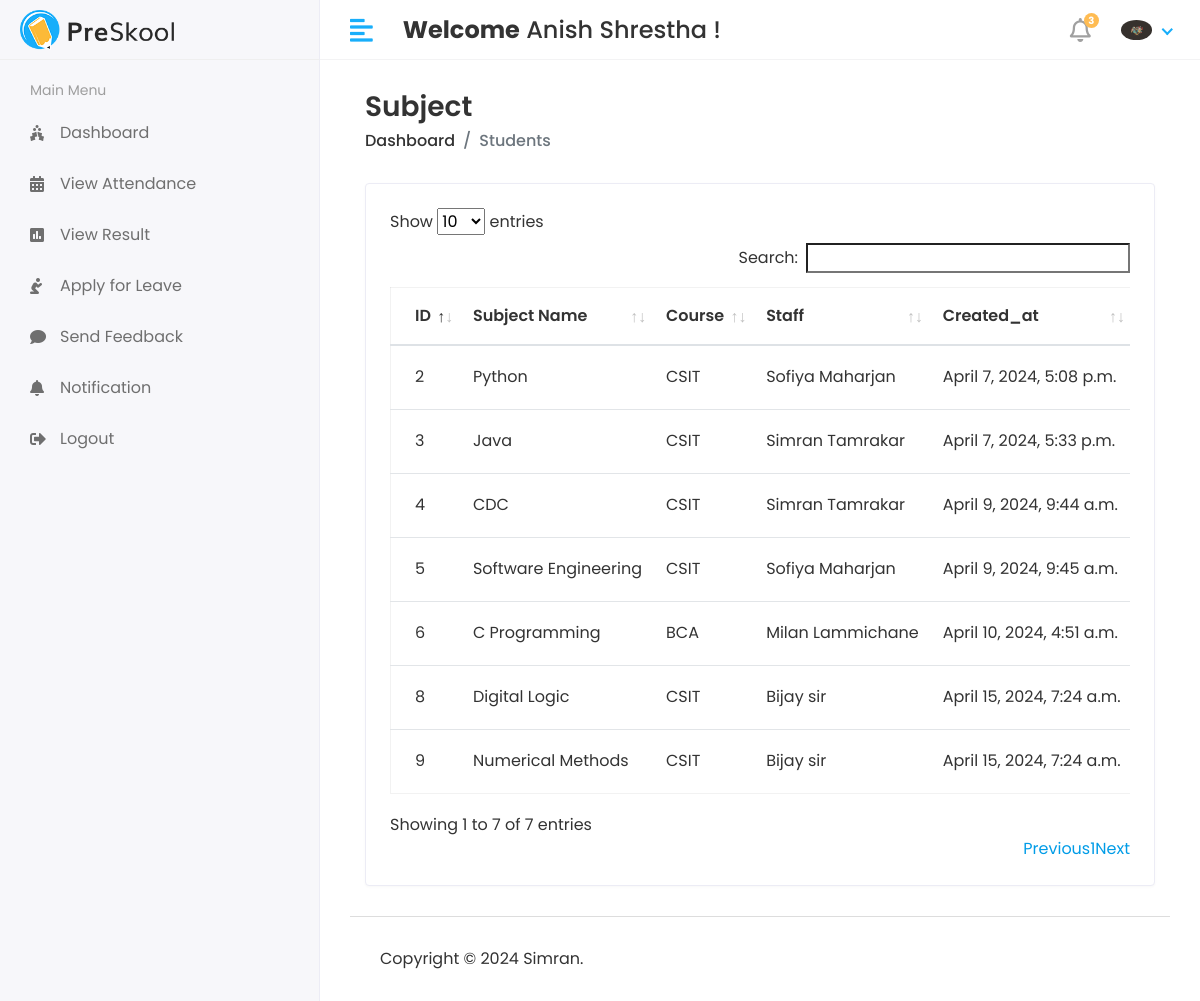
The page /HOD/Subject/View (signed in) on the database its author committed.
### studentmsapp/models.py (models this page shows, shortened)
class CustomUser(AbstractUser):
    USER = (
        ('1','HOD'),
        ('2','STAFF'),
        ('3','STUDENT')
    )
    user_type = models.CharField(choices=USER,max_length=50,default=1)
    profile_pic = models.ImageField(upload_to='media/profile_pic')

class Subject(models.Model):
    name = models.CharField(max_length=100)
    course = models.ForeignKey(Course,on_delete=models.CASCADE, related_name='course_subjects')
    staff = models.ForeignKey(Staff, on_delete=models.CASCADE, related_name='staff_subjects')
    created_at = models.DateTimeField(auto_now_add=True)
    updated_at = models.DateTimeField(auto_now=True)

class Course(models.Model):
    name= models.CharField(max_length=100)
    created_at = models.DateTimeField(auto_now_add=True)
    updated_at = models.DateTimeField(auto_now=True)
    def __str__(self):
        return self.name

class Staff(models.Model):
    admin = models.OneToOneField(CustomUser, on_delete=models.CASCADE)
    address = models.TextField()
    gender = models.CharField(max_length=100)
    created_at = models.DateTimeField(auto_now_add=True)
    updated_at = models.DateTimeField(auto_now=True)

### student_management_system/HOD_views.py (the view)
# urls.py: path('HOD/Subject/View',HOD_views.VIEW_SUBJECT,name='view_subject'),
@login_required(login_url='/')
def VIEW_SUBJECT(request):
    subject = Subject.objects.all()
    context = {
        'subject': subject,
    }
    return render(request,'HOD/view_subject.html',context)

### template/HOD/view_subject.html (shortened to what this page needs)
{% extends 'base.html' %}
{% block content %}
{% load static %}
<div class="content container-fluid">
               <div class="page-header">
                  <div class="row align-items-center">
                     <div class="col">
                        <h3 class="page-title">Subject</h3>
                        <ul class="breadcrumb">
                           <li class="breadcrumb-item"><a href="index.html">Dashboard</a></li>
                           <li class="breadcrumb-item active">Students</li>
                        </ul>
                     </div>
                  </div>
               </div>
               <div class="row">
                  <div class="col-sm-12">
                     <div class="card card-table">
                        <div class="card-body">
                           <div class="table-responsive">
                              <table id="table_id" class="table table-hover table-center mb-0">
                                 <thead>
                                    <tr>
                                       <th>ID</th>
                                       <th>Subject Name</th>
                                       <th>Course</th>
                                       <th>Staff</th>
                                       <th>Created_at</th>
                                    </tr>
                                 </thead>
                                 <tbody>
                                 {% for i in subject %}
                                    <tr>
                                       <td>{{ i.id }}</td>
                                       <td>{{ i.name}}</td>
                                        <td>{{ i.course}}</td>
                                        <td>{{ i.staff.admin.first_name}} {{ i.staff.admin.last_name}}</td>
                                        <td>{{i.created_at}}</td>
                                    </tr>
                                 {% endfor %}
                                 </tbody>
                              </table>
                           </div>
                        </div>
                     </div>
                  </div>
               </div>
            </div>
{% endblock %}

### template/includes/header.html (shortened to what this page needs)
{% load static %}
<div class="header">
            <div class="header-left">
               <a href="index.html" class="logo">
                  <img src="{% static 'assets/img/logo.png' %}" alt="Logo">
               </a>
            </div>
            <a href="javascript:void(0);" id="toggle_btn">
            <i class="fas fa-align-left"></i>
            </a>
            <div class="top-nav-search mt-3">
               <h4><strong>Welcome</strong><span> {{ user.first_name }} {{ user.last_name }}</span>&nbsp;!</h4>
            </div>
            <ul class="nav user-menu">
               <li class="nav-item dropdown noti-dropdown">
                  <a href="#" class="dropdown-toggle nav-link" data-toggle="dropdown">
                  <i class="far fa-bell"></i> <span class="badge badge-pill">3</span>
                  </a>
               </li>
               <li class="nav-item dropdown has-arrow">
                  <a href="#" class="dropdown-toggle nav-link" data-toggle="dropdown">
                  {% if user.profile_pic == "" %}
                      <span class="user-img"><img class="rounded-circle" src="{% static 'assets/img/noimg.jpg' %}" width="31" alt="User"></span>
                     {% else %}
                     <span class="user-img"><img class="rounded-circle" src="/{{user.profile_pic}}" width="31" alt="User"></span>
                  {% endif %}
                  </a>
               </li>
            </ul>
         </div>

### static/assets/css/style.css (style rules this page uses)
html { height: 100%; }
body { background-color: #fff; color: #333; font-family: 'Poppins', sans-serif; font-size: 1rem; height: 100%; line-height: 1.5; overflow-x: hidden; }
h1, h2, h3, h4, h5, h6 { font-family: 'Poppins', sans-serif; margin-top: 0; }
a { color: #009ce7; }
input, button, a { transition: all 0.4s ease; -moz-transition: all 0.4s ease; -o-transition: all 0.4s ease; -ms-transition: all 0.4s ease; -webkit-transition: all 0.4s ease; }
ul, ol { padding: 0px; list-style: none; }
.table { color: #333; max-width: 100%; margin-bottom: 0; width: 100%; }
.table.dataTable { border-collapse: collapse !important; border: 1px solid rgba(0, 0, 0, 0.05); }
.table thead tr th { font-weight: 600; }
.table tbody tr { border-bottom: 1px solid rgba(0, 0, 0, 0.05); }
.table.table-center td, .table.table-center th { vertical-align: middle; }
.card-table .card-body .table > thead > tr > th { border-top: 0; }
.card-table .card-body .table tr td:first-child, .card-table .card-body .table tr th:first-child { padding-left: 1.5rem; }
.card-table .table td, .card-table .table th { border-top: 1px solid #e2e5e8; padding: 1rem 0.75rem; white-space: nowrap; }
.card { border: 1px solid #ececf5; box-shadow: 0 1px 3px 0 rgba(0, 0, 0, 0.03); margin-bottom: 1.875rem; }
.card-body { padding: 1.5rem; }
.header { background-color: #fff; border-bottom: 1px solid #f3f3f4; left: 0; position: fixed; right: 0; top: 0; z-index: 1001; height: 60px; }
.header .header-left { float: left; height: 60px; padding: 0 20px; position: relative; width: 320px; z-index: 1; transition: all 0.2s ease-in-out; background-color: #f7f7fa; border-bottom: 1px solid #efefef; border-right: 1px solid #ececf5; display: flex; align-items: center; }
.header .header-left .logo { display: inline-block; line-height: 60px; }
.header .header-left .logo img { max-height: 40px; width: auto; }
.header .dropdown-toggle:after { display: none; }
.header .has-arrow .dropdown-toggle:after { border-top: 0; border-left: 0; border-bottom: 2px solid #18aefa; border-right: 2px solid #18aefa; content: ''; height: 8px; display: inline-block; pointer-events: none; -webkit-transform-origin: 66% 66%; -ms-transform-origin: 66% 66%; transform-origin: 66% 66%; -webkit-transform: rotate(45deg); -ms-transform: rotate(45deg); transform: rotate(45deg); -webkit-transition: all 0.15s ease-in-out; transition: all 0.15s ease-in-out; width: 8px; vertical-align: 0px; }
.user-menu { float: right; margin: 0; position: relative; z-index: 99; padding-right: 15px; }
.user-menu.nav > li > a { color: #a0a0a0; font-size: 14px; line-height: 58px; padding: 0 15px; height: 60px; }
.user-img { margin-right: 3px; position: relative; }
.top-nav-search { float: left; margin-left: 15px; }
.page-header { margin-bottom: 1.875rem; }
.page-header .breadcrumb { background-color: transparent; color: #6c757d; font-size: 1rem; font-weight: 500; margin-bottom: 0; padding: 0; }
.page-header .breadcrumb a { color: #333; }
.page-title { font-size: 28px; font-weight: 600; color: #333; margin-bottom: 5px; }
.user-menu.nav > li > a .badge { background-color: #FFBC53; display: block; font-size: 10px; font-weight: bold; height: 15px; width: 15px; position: absolute; right: 7px; top: 13px; color: #fff; padding: 3px; }
.user-menu.nav > li > a > i { font-size: 1.5rem; line-height: 60px; }
@media (min-width: 992px) { #toggle_btn { align-items: center; color: #18aefa; display: inline-flex; float: left; font-size: 26px; height: 60px; justify-content: center; margin-left: 15px; padding: 0 15px; } }

### rows shown on the page
CustomUser: first_name "Anish", last_name "Shrestha", profile_pic (picture)
Subject: id "2", name "Python", course "CSIT", staff.admin.first_name "Sofiya", staff.admin.last_name "Maharjan", created_at "April 7, 2024, 5:08 p.m."
Subject: id "3", name "Java", course "CSIT", staff.admin.first_name "Simran", staff.admin.last_name "Tamrakar", created_at "April 7, 2024, 5:33 p.m."
Subject: id "4", name "CDC", course "CSIT", staff.admin.first_name "Simran", staff.admin.last_name "Tamrakar", created_at "April 9, 2024, 9:44 a.m."
Subject: id "5", name "Software Engineering", course "CSIT", staff.admin.first_name "Sofiya", staff.admin.last_name "Maharjan", created_at "April 9, 2024, 9:45 a.m."
Subject: id "6", name "C Programming", course "BCA", staff.admin.first_name "Milan", staff.admin.last_name "Lammichane", created_at "April 10, 2024, 4:51 a.m."
Subject: id "8", name "Digital Logic", course "CSIT", staff.admin.first_name "Bijay", staff.admin.last_name "sir", created_at "April 15, 2024, 7:24 a.m."
Subject: id "9", name "Numerical Methods", course "CSIT", staff.admin.first_name "Bijay", staff.admin.last_name "sir", created_at "April 15, 2024, 7:24 a.m."
